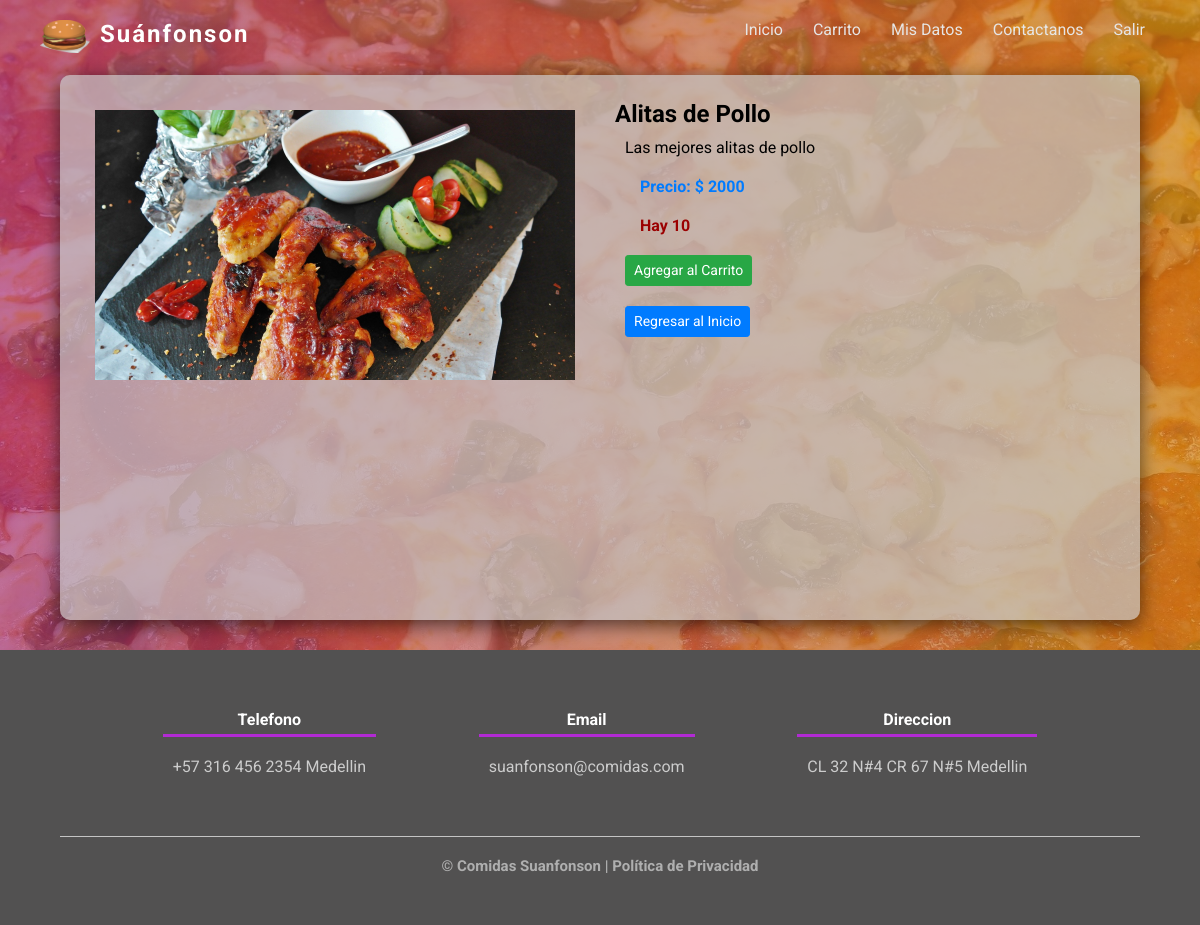
Screenshot of /view/detalles_productos.php?id=1 (signed in) with the database file from the repository.
### tables this page shows
CREATE TABLE `producto` (
  `id_producto` int(100) NOT NULL,
  `nombre` varchar(100) NOT NULL,
  `precio` decimal(10,0) NOT NULL,
  `existencias` int(10) NOT NULL,
  `descripcion` varchar(255) NOT NULL,
  `foto` varchar(255) NOT NULL,
  `activado` varchar(2) NOT NULL
);

### models/detallesProductoCode.php (called while the page is built)
<?php
include_once('../controllers/conexion.php');
  if (isset($_GET['id'])) {
    $resultado = $conexion ->query("SELECT * FROM producto WHERE id_producto =".$_GET['id'])or die($conexion -> error);
    if (mysqli_num_rows($resultado) > 0) {
      $fila = mysqli_fetch_row($resultado);
    }else {
      header("location: ../view/inicio_usuario.php");
    }
  }else {
    header("location: ../view/index.php");
    session_destroy();
} ?>

### view/detalles_productos.php (the view, shortened to what this page needs)
<?php
  include 'partials/head.php';
  include '../models/detallesProductoCode.php';
?>
</head>
<body>
  <?php include 'partials/menu.php';?>
  <main class="detalles-productos">
    <div class="detalles-contenedor">
      <div class="producto-md">
        <img src="<?php echo $fila[5];?>" alt="<?php echo $fila[1];?>" class="img-producto ver-img-carrito-js"
          title="Ver Imagen">
      </div>
      <div class="producto-md">
        <h2 class="text-black" title="Nombre"><?php echo $fila[1];?></h2>
        <p title="Descripcion"><?php echo $fila[4];?></p>
        <p><strong class="text-primary h4">Precio: $ <?php echo $fila[2];?></strong></p>
        <p><strong class="text-warning h4">Hay <?php echo $fila[3];?></strong></p>
        <p><a href="carrito.php?id=<?php echo $fila[0];?>" class="buy-now btn btn-sm btn-success"
            title="Agregar al Carrito">Agregar al Carrito</a></p>
        <p><a href="inicio_usuario.php" class="buy-now btn btn-sm btn-primary" title="Ver Mas Productos">Regresar al
            Inicio</a></p>
      </div>
    </div>
  </main>
  <?php include 'partials/footer.php';?>

### view/assets/css/suanfonson.estilos.css (style rules this page uses)
* { margin: 0; padding: 0; box-sizing: border-box; font-family: 'Roboto', sans-serif; scroll-behavior: smooth; }
.detalles-productos { width: 100%; height: 650px; background: -webkit-linear-gradient(to right, hsla(324, 54%, 43%, 0.692), rgba(73, 211, 18, 0.658)), url(../../assets/img/image/portada_registrar.jpg); background: linear-gradient(to right, hsla(324, 54%, 43%, 0.685), hsla(35, 84%, 45%, 0.705)), url(../../assets/img/image/portada_registrar.jpg); }
.portada-ini, .ingresar, .registrarse, .contacto, .informacion, .portada-ini-user, .mis_datos, .portada-admin, .actualizar-productos, .agregar-producto, .actualizar-user, .actualizar-cli, .actualizar-imagen, .agregar-usuario, .agregar-imagen-pro, .detalles-productos, .contenedor-comprobacion-compra { background-size: cover; background-attachment: fixed; position: relative; }
.detalles-contenedor { width: 90%; height: auto; position: absolute; top: 75px; bottom: 30px; left: 0; right: 0; margin: auto; background: rgba(196, 196, 196, 0.705); box-shadow: 0 5px 20px rgba(0, 0, 0, 0.623); padding: 10px; display: flex; border-radius: 10px; }
.producto-md { position: relative; width: 100%; padding-right: 15px; padding-left: 15px; padding: 15px; }
.img-producto { padding: 10px; max-width: 100%; height: auto; cursor: pointer; transition: 0.3s; }

### view/assets/css/tablas.css (style rules this page uses)
.contenedor-tablas h2, p { padding: 10px; }
.contenedor-innner-img-pro h2, p { padding: 10px; }
:root { --sizeButton: 60px; --sizeIcons: 25px; --widthContent: 200px; --heightContent: 130px; }
.contenedor-subtotal ul li a, strong { position: relative; display: inline-block; margin: 0 15px; text-decoration: none; color: rgb(255, 255, 255); }

### rows the page displays
producto: foto (picture), nombre "Alitas de Pollo", descripcion "Las mejores alitas de pollo", precio "2000", existencias "10"
